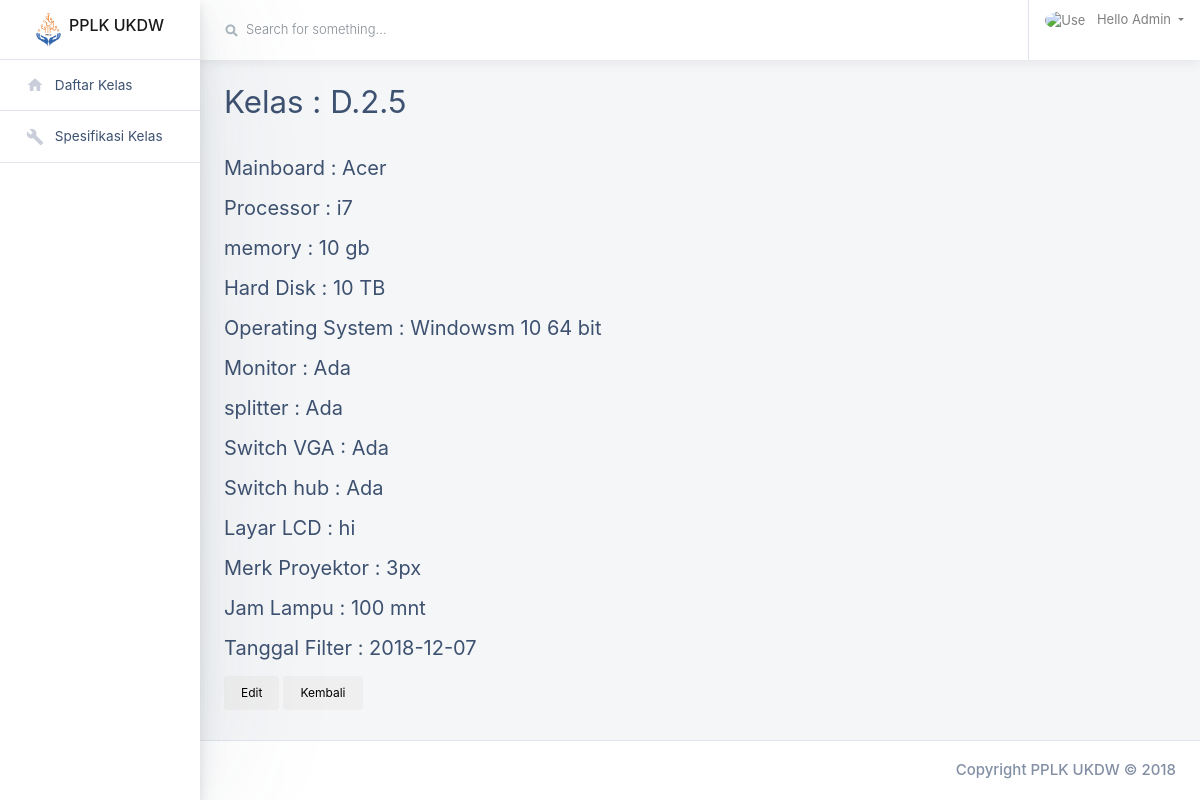
/ruang/index.php?md=detail-spek&id=8, run on the app's committed database.
### tables this page shows
CREATE TABLE IF NOT EXISTS `r_spek` (
  `id_spek` int(11) NOT NULL AUTO_INCREMENT,
  `id_kelas` int(11) NOT NULL,
  `main_board` varchar(200) NOT NULL,
  `processor` varchar(200) NOT NULL,
  `memory` varchar(200) NOT NULL,
  `hard_disk` varchar(200) NOT NULL,
  `os` varchar(200) NOT NULL,
  `monitor` varchar(10) NOT NULL,
  `splitter` varchar(50) NOT NULL,
  `switch_vga` varchar(50) NOT NULL,
  `switch_hub` varchar(50) NOT NULL,
  `layar` varchar(50) NOT NULL,
  `proyektor` varchar(50) NOT NULL,
  `jam_lampu` varchar(50) NOT NULL,
  `tgl_filter` date NOT NULL,
  PRIMARY KEY (`id_spek`),
  KEY `id_kelas` (`id_kelas`)
);

CREATE TABLE IF NOT EXISTS `r_kelas` (
  `id_kelas` int(11) NOT NULL AUTO_INCREMENT,
  `nama_kelas` varchar(5) NOT NULL,
  `lantai` varchar(12) NOT NULL,
  PRIMARY KEY (`id_kelas`)
);

### ruang/modules/spek/detail.php (the view, shortened to what this page needs)
<?php
		$tampil = mysqli_query($mysqli,"select * from r_spek inner join r_kelas on r_kelas.id_kelas = r_spek.id_kelas
										WHERE id_spek ='$_GET[id]'");
		$r=mysqli_fetch_array($tampil);
			$nama = $r['nama_kelas'];
			$id	= $r['id_spek'];
			$mb 	= $r['main_board'];
			$ps	= $r['processor'];
			$rm 	= $r['memory'];
			$hd	= $r['hard_disk'];
			$os	= $r['os'];
			$mn	= $r['monitor'];
			$sp	= $r['splitter'];
			$vg	= $r['switch_vga'];
			$hb	= $r['switch_hub'];
			$lcd	= $r['proyektor'];
			$lyr	= $r['layar'];
			$lmp	= $r['jam_lampu'];
			$tgl	= $r['tgl_filter'];
	?>
	  <div class="main-content-container container-fluid px-4">
		<div class="page-header row no-gutters py-4">
		  <div class="col-12 col-sm-4 text-center text-sm-left mb-0">
			<h3>	Kelas : <?php echo $nama;?>		</h3>
		  </div>
		</div>
		<div class="row">
			<div class="col-lg-6">
			<form  data-toggle="validator" role="form" method="post" action="index.php?md=edit-spek">
					<div class="form-group">
					<h5>	Mainboard : <?php echo $mb;?></h5>
					</div>
					<div class="form-group">
					<h5>	Processor : <?php echo $ps;?></h5>
					</div>
					<div class="form-group">
					<h5>	memory : <?php echo $rm;?></h5>
					</div>
					<div class="form-group">
					<h5>	Hard Disk : <?php echo $hd;?></h5>
					</div>
					<div class="form-group">
					<h5>	Operating System : <?php echo $os;?></h5>
					</div>
					<div class="form-group">
					<h5>	Monitor : <?php echo $mn;?></h5>
					</div>
					<div class="form-group">
					<h5>	splitter : <?php echo $sp;?></h5>
					</div>
					<div class="form-group">
					<h5>	Switch VGA : <?php echo $vg;?></h5>
					</div>
					<div class="form-group">
					<h5>	Switch hub : <?php echo $hb;?></h5>
					</div>
					<div class="form-group">
					<h5>	Layar LCD : <?php echo $lyr;?></h5>
					</div>
					<div class="form-group">
					<h5>	Merk Proyektor : <?php echo $lcd;?></h5>
					</div>
					<div class="form-group">
					<h5>	Jam Lampu : <?php echo $lmp;?></h5>
					</div>
					<div class="form-group">
					<h5>	Tanggal Filter : <?php echo $tgl;?></h5>
					</div>
					<div class="form-group">
					<a href="index.php?md=edit-spek&id=<?php echo $id?>"><button type="button" class="btn ">Edit</button></a>
					  <a href="index.php?md=spek"><button type="button" class="btn ">Kembali</button></a>
					</div>
				</form>
			</div>
		</div>
	  </div>

### data on the page
r_spek: id_kelas.nama_kelas "D.2.5", main_board "Acer", processor "i7", memory "10 gb", hard_disk "10 TB", os "Windowsm 10 64 bit", monitor "Ada", splitter "Ada", switch_vga "Ada", switch_hub "Ada", layar "hi", proyektor "3px", jam_lampu "100 mnt", tgl_filter "2018-12-07"
